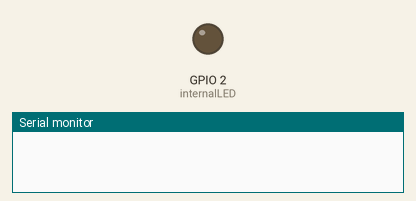
This sketch was run on a simulated ESP32. Parts: output pins drawn as LEDs (lit = HIGH), the last lines printed to the serial monitor. WiFi joins after 1.5 s; servers stay silent unless stated; no MQTT or app messages arrive unless stated.

Above: at 0.0 s.
At 1.6 s:
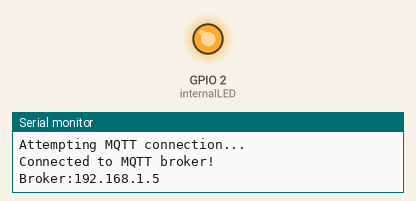
Timing chart, 0 to 3.1 s (numbered marks = the images above):
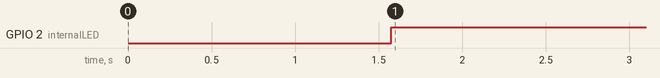

The sketch:

Mqtt_Conn.ino
```cpp
/*
 Basic MQTT Connection
 Date Create: 01/12/2021
 Create by: Parametrik
*/

// #include <ESP8266WiFi.h>                                                        // Include library wifi client (ESP8266)
#include <WiFi.h>                                                                  // Include library wifi client (ESP32)
#include <PubSubClient.h>                                                          // Include library Publish and Subscribe MQTT by Nick O'Leary (Knolleary)

#define internalLED 2                                                              // Define internal LED pinout for ESP (ESP8266: GPIO2, ESP32: GPIO2)

// Define variable ssd, password, & mqtt_broker
const char* ssid = "Parametrik RnD";
const char* password = "tabassam";
const char* mqtt_broker = "192.168.1.5";

WiFiClient espClient;                                                              // Instance name WiFiClient as espClient
PubSubClient client(espClient);                                                    // Instance name PubSubClient as client

char msgOut[20];                                                                   // Define char_of_array buffer variable publish message
char msgIn[128];                                                                   // Define char_of_array buffer varibale subscribe message
long lastMsg = 0;                                                                  // Define long varibale for function milis() time calculation
int value = 0;                                                                     // Define varible value use as increamment calculation
String struv;                                                                      // Define varibale string use as convertion integer to string

void setup() {
  Serial.begin(9600);
  pinMode(internalLED, OUTPUT);
  setup_wifi();
  client.setServer(mqtt_broker, 1883);
}

void setup_wifi() {
  delay(10);
  // We start by connecting to a WiFi network
  Serial.println();
  Serial.print("Connecting to ");
  Serial.println(ssid);

  WiFi.begin(ssid, password);

  while (WiFi.status() != WL_CONNECTED) {
    delay(500);
    Serial.print(".");
  }

  Serial.println("");
  Serial.println("WiFi connected!");
  Serial.print("IP address: ");
  Serial.println(WiFi.localIP());
}

void reconnect() {
  // Loop until we're reconnected
  while (!client.connected()) {
    Serial.println("Attempting MQTT connection...");
    // Attempt to connect
    if (client.connect("ESP32Client")) {
      Serial.println("Connected to MQTT broker!");
      Serial.print("Broker:");
      Serial.println(mqtt_broker);
      digitalWrite(internalLED, HIGH);
    } else {
      Serial.print("failed, rc=");
      Serial.print(client.state());
      Serial.println(" try again in 5 seconds");
      // Wait 5 seconds before retrying
      delay(5000);
    }
  }
}

void loop() {
  if (!client.connected()) {
    reconnect();
  }
  client.loop();
}
```

Measured:
- by itself, GPIO 2 (internalLED): LOW → HIGH at 1.6 s
